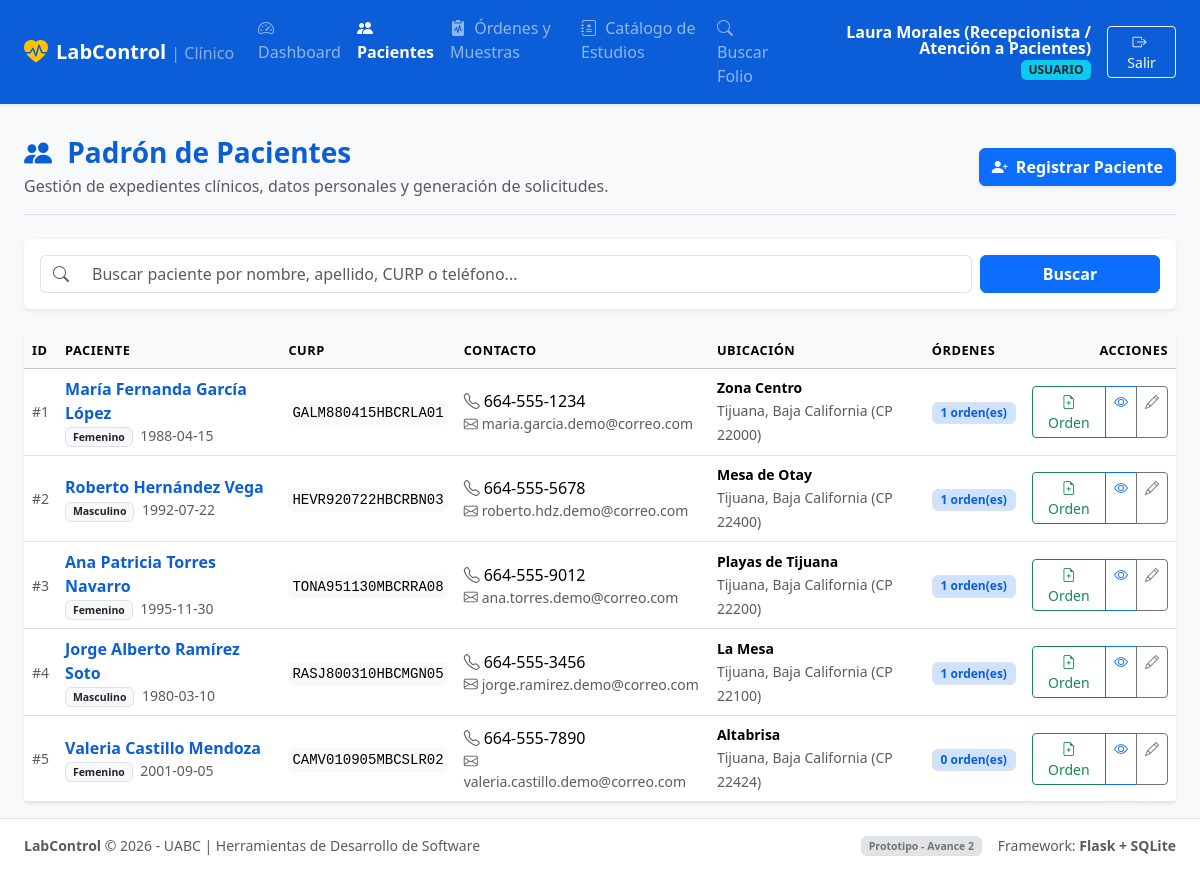
The page /pacientes (signed in) on the database its author committed.
### tables this page shows
CREATE TABLE pacientes (
        id INTEGER PRIMARY KEY AUTOINCREMENT,
        nombre TEXT NOT NULL,
        apellido TEXT NOT NULL,
        curp TEXT UNIQUE,
        fecha_nacimiento DATE,
        sexo TEXT CHECK(sexo IN ('M', 'F', 'O')),
        telefono TEXT,
        email TEXT,
        codigo_postal TEXT,
        colonia TEXT,
        municipio TEXT,
        estado TEXT,
        direccion_calle TEXT,
        creado_en TIMESTAMP DEFAULT CURRENT_TIMESTAMP
    );

### app.py (the view)
@app.route('/pacientes')
@login_required
def lista_pacientes():
    q = request.args.get('q', '').strip()
    conn = get_db()
    cursor = conn.cursor()
    if q:
        cursor.execute("""
            SELECT p.*,
                   (SELECT COUNT(*) FROM ordenes WHERE paciente_id = p.id) as total_ordenes
            FROM pacientes p
            WHERE p.nombre LIKE ? OR p.apellido LIKE ? OR p.curp LIKE ? OR p.telefono LIKE ?
            ORDER BY p.apellido ASC
        """, (f"%{q}%", f"%{q}%", f"%{q}%", f"%{q}%"))
    else:
        cursor.execute("""
            SELECT p.*,
                   (SELECT COUNT(*) FROM ordenes WHERE paciente_id = p.id) as total_ordenes
            FROM pacientes p
            ORDER BY p.creado_en DESC
        """)
    pacientes = cursor.fetchall()
    conn.close()
    return render_template('pacientes/index.html', pacientes=pacientes, q=q)

### app.py (called while the page is built)
def login_required(f):
    @wraps(f)
    def decorated_function(*args, **kwargs):
        if 'user_id' not in session:
            flash('Por favor inicia sesión para acceder a esta sección.', 'warning')
            return redirect(url_for('login', next=request.url))
        return f(*args, **kwargs)
    return decorated_function

@app.context_processor
def inject_now():
    return {
        'now': datetime.datetime.now(),
        'app_name': 'LabControl',
        'current_year': 2026
    }

### database.py (called while the page is built)
def get_db():
    os.makedirs(os.path.dirname(DB_PATH), exist_ok=True)
    conn = sqlite3.connect(DB_PATH)
    conn.row_factory = sqlite3.Row
    conn.execute("PRAGMA foreign_keys = ON;")
    return conn

### templates/pacientes/index.html (shortened to what this page needs)
{% extends "base.html" %}
{% block content %}
<div class="d-flex flex-column flex-md-row justify-content-between align-items-md-center gap-3 pb-3 mb-4 border-bottom">
    <div>
        <h2 class="h3 fw-bold mb-1 text-primary">
            <i class="bi bi-people-fill me-2"></i> Padrón de Pacientes
        </h2>
        <p class="text-muted mb-0">Gestión de expedientes clínicos, datos personales y generación de solicitudes.</p>
    </div>
    <div>
        <a href="{{ url_for('nuevo_paciente') }}" class="btn btn-primary fw-semibold shadow-sm">
            <i class="bi bi-person-plus-fill me-1"></i> Registrar Paciente
        </a>
    </div>
</div>
<div class="card border-0 shadow-sm mb-4">
    <div class="card-body p-3">
        <form method="GET" action="{{ url_for('lista_pacientes') }}" class="row g-2">
            <div class="col-12 col-md-9 col-lg-10">
                <div class="input-group">
                    <span class="input-group-text bg-white border-end-0 text-muted"><i class="bi bi-search"></i></span>
                    <input type="text" name="q" value="{{ q }}" class="form-control border-start-0" placeholder="Buscar paciente por nombre, apellido, CURP o teléfono...">
                </div>
            </div>
            <div class="col-12 col-md-3 col-lg-2 d-flex gap-2">
                <button type="submit" class="btn btn-primary w-100 fw-semibold">Buscar</button>
            </div>
        </form>
    </div>
</div>
<div class="card border-0 shadow-sm">
    <div class="table-responsive">
        <table class="table table-hover align-middle mb-0">
            <thead class="table-light text-muted small text-uppercase">
                <tr>
                    <th>ID</th>
                    <th>Paciente</th>
                    <th>CURP</th>
                    <th>Contacto</th>
                    <th>Ubicación</th>
                    <th>Órdenes</th>
                    <th class="text-end">Acciones</th>
                </tr>
            </thead>
            <tbody>
                {% for p in pacientes %}
                <tr>
                    <td class="text-muted small">#{{ p.id }}</td>
                    <td>
                        <a href="{{ url_for('detalle_paciente', id=p.id) }}" class="fw-bold text-primary text-decoration-none">
                            {{ p.nombre }} {{ p.apellido }}
                        </a>
                        <div class="small text-muted">
                            {% if p.sexo == 'M' %}<span class="badge bg-light text-dark border">Masculino</span>
                            {% elif p.sexo == 'F' %}<span class="badge bg-light text-dark border">Femenino</span>{% endif %}
                            {% if p.fecha_nacimiento %}<span class="ms-1">{{ p.fecha_nacimiento }}</span>{% endif %}
                        </div>
                    </td>
                    <td>
                        <span class="font-monospace small bg-light p-1 rounded">{{ p.curp or 'No registrada' }}</span>
                    </td>
                    <td>
                        <div><i class="bi bi-telephone text-muted me-1"></i>{{ p.telefono or 'S/T' }}</div>
                        <div class="small text-muted"><i class="bi bi-envelope text-muted me-1"></i>{{ p.email or 'S/C' }}</div>
                    </td>
                    <td>
                        <div class="small fw-semibold">{{ p.colonia or 'N/A' }}</div>
                        <small class="text-muted">{{ p.municipio }}, {{ p.estado }} (CP {{ p.codigo_postal }})</small>
                    </td>
                    <td>
                        <span class="badge bg-primary-subtle text-primary border">
                            {{ p.total_ordenes }} orden(es)
                        </span>
                    </td>
                    <td class="text-end">
                        <div class="btn-group btn-group-sm">
                            <a href="{{ url_for('nueva_orden', paciente_id=p.id) }}" class="btn btn-outline-success" title="Crear Orden">
                                <i class="bi bi-file-earmark-plus"></i> Orden
                            </a>
                            <a href="{{ url_for('detalle_paciente', id=p.id) }}" class="btn btn-outline-primary" title="Ver Expediente">
                                <i class="bi bi-eye"></i>
                            </a>
                            <a href="{{ url_for('editar_paciente', id=p.id) }}" class="btn btn-outline-secondary" title="Editar">
                                <i class="bi bi-pencil"></i>
                            </a>
                        </div>
                    </td>
                </tr>
                {% endfor %}
            </tbody>
        </table>
    </div>
</div>
{% endblock %}

### static/css/custom.css (style rules this page uses)
:root { --bs-primary: #0b5ed7; --bs-primary-rgb: 11, 94, 215; }
body { font-family: system-ui, -apple-system, "Segoe UI", Roboto, "Helvetica Neue", Arial, sans-serif; background-color: #f4f6f9; color: #2b3035; }
.card { transition: transform 0.15s ease, box-shadow 0.15s ease; }
.table th { font-size: 0.8rem; letter-spacing: 0.04em; }
.badge { font-weight: 600; }

### rows shown on the page
pacientes: id "1", nombre "María Fernanda", apellido "García López", sexo "Femenino", fecha_nacimiento "1988-04-15", curp "GALM880415HBCRLA01", telefono "664-555-1234", email "maria.garcia.demo@correo.com", colonia "Zona Centro", municipio "Tijuana", estado "Baja California", codigo_postal "22000", total_ordenes "1"
pacientes: id "2", nombre "Roberto", apellido "Hernández Vega", sexo "Masculino", fecha_nacimiento "1992-07-22", curp "HEVR920722HBCRBN03", telefono "664-555-5678", email "roberto.hdz.demo@correo.com", colonia "Mesa de Otay", municipio "Tijuana", estado "Baja California", codigo_postal "22400", total_ordenes "1"
pacientes: id "3", nombre "Ana Patricia", apellido "Torres Navarro", sexo "Femenino", fecha_nacimiento "1995-11-30", curp "TONA951130MBCRRA08", telefono "664-555-9012", email "ana.torres.demo@correo.com", colonia "Playas de Tijuana", municipio "Tijuana", estado "Baja California", codigo_postal "22200", total_ordenes "1"
pacientes: id "4", nombre "Jorge Alberto", apellido "Ramírez Soto", sexo "Masculino", fecha_nacimiento "1980-03-10", curp "RASJ800310HBCMGN05", telefono "664-555-3456", email "jorge.ramirez.demo@correo.com", colonia "La Mesa", municipio "Tijuana", estado "Baja California", codigo_postal "22100", total_ordenes "1"
pacientes: id "5", nombre "Valeria", apellido "Castillo Mendoza", sexo "Femenino", fecha_nacimiento "2001-09-05", curp "CAMV010905MBCSLR02", telefono "664-555-7890", email "valeria.castillo.demo@correo.com", colonia "Altabrisa", municipio "Tijuana", estado "Baja California", codigo_postal "22424", total_ordenes "0"

### other values the page prints
{{ session.get('nombre_completo') }} "Laura Morales (Recepcionista / Atención a Pacientes)"
{{ session.get('rol') }} "USUARIO"
{{ current_year }} "2026"
